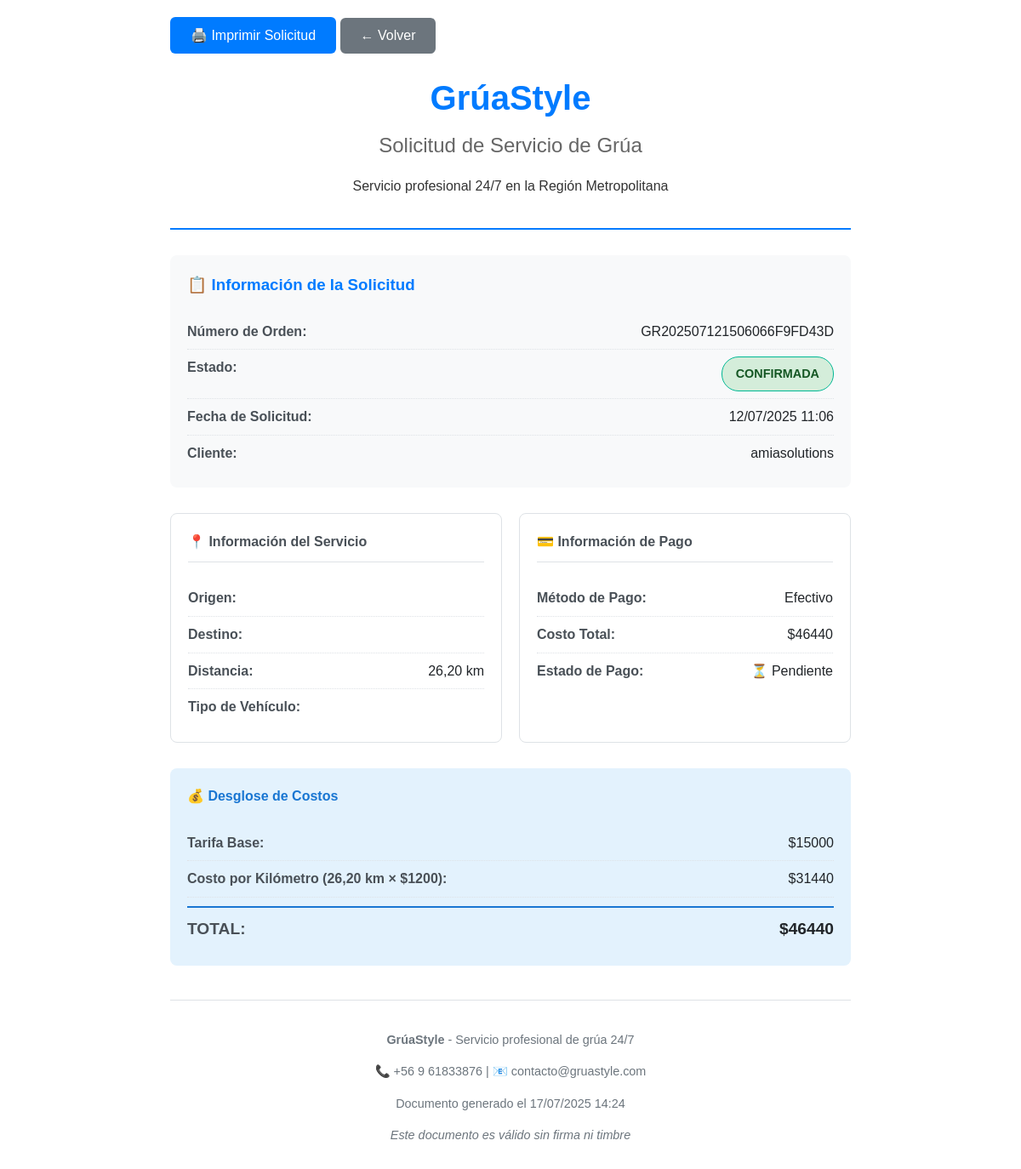
The page /imprimir/5/ (signed in) on the database its author committed.
### grua_app/models.py (models this page shows, shortened)
class SolicitudServicio(models.Model):
    ESTADO_CHOICES = [
        ('pendiente', 'Pendiente'),
        ('confirmada', 'Confirmada'),
        ('en_proceso', 'En Proceso'),
        ('completada', 'Completada'),
        ('cancelada', 'Cancelada'),
        ('pendiente_pago', 'Pendiente de Pago'),
    ]
    METODO_PAGO_CHOICES = [
        ('efectivo', 'Efectivo'),
        ('transferencia', 'Transferencia'),
        ('webpay', 'WebPay'),
    ]
    cliente = models.ForeignKey(User, on_delete=models.CASCADE)
    numero_orden = models.CharField(max_length=20, unique=True, blank=True)
    direccion_origen = models.CharField(max_length=255)
    direccion_destino = models.CharField(max_length=255)
    fecha_servicio = models.DateTimeField()
    descripcion_problema = models.TextField()
    distancia_km = models.DecimalField(
        max_digits=6, decimal_places=2, null=True, blank=True)
    estado = models.CharField(
        max_length=20, choices=ESTADO_CHOICES, default='pendiente')
    fecha_solicitud = models.DateTimeField(auto_now_add=True)
    fecha_actualizacion = models.DateTimeField(auto_now=True)
    metodo_pago = models.CharField(
        max_length=20, choices=METODO_PAGO_CHOICES, null=True, blank=True)
    costo_total = models.DecimalField(
        max_digits=10, decimal_places=2, null=True, blank=True)
    pagado = models.BooleanField(default=False)
    webpay_token = models.CharField(max_length=100, null=True, blank=True)
    webpay_buy_order = models.CharField(max_length=50, null=True, blank=True)
    webpay_authorization_code = models.CharField(
        max_length=50, null=True, blank=True)
    tipo_vehiculo = models.CharField(max_length=50, null=True, blank=True)
    marca_vehiculo = models.CharField(max_length=50, null=True, blank=True)
    modelo_vehiculo = models.CharField(max_length=50, null=True, blank=True)
    placa_vehiculo = models.CharField(max_length=20, null=True, blank=True)
    class Meta:
        verbose_name = 'Solicitud de Servicio'
        verbose_name_plural = 'Solicitudes de Servicio'
        ordering = ['-fecha_solicitud']

### grua_app/views.py (the view)
@login_required
def imprimir_solicitud(request, solicitud_id):
    try:
        from .models import Cliente
        cliente = Cliente.objects.get(user=request.user)
        solicitud = get_object_or_404(SolicitudServicio, id=solicitud_id, cliente=cliente)
    except:
        solicitud = get_object_or_404(SolicitudServicio, id=solicitud_id)
    tarifa_base = 15000
    tarifa_por_km = 1200
    tarifa_minima = 20000
    if solicitud.distancia_km:
        costo_km = float(solicitud.distancia_km) * tarifa_por_km
        total = max(tarifa_base + costo_km, tarifa_minima)
    else:
        costo_km = 0
        total = tarifa_minima
    context = {
        'solicitud': solicitud,
        'tarifa_base': tarifa_base,
        'tarifa_por_km': tarifa_por_km,
        'costo_km': costo_km,
        'total': total,
        'fecha_generacion': timezone.now(),
    }
    return render(request, 'grua_app/imprimir_solicitud.html', context)

### grua_app/models.py (called while the page is built)
    def __str__(self):
        return f"{self.user.username} - {self.telefono}"

### templates/grua_app/imprimir_solicitud.html (shortened to what this page needs)
<!DOCTYPE html>
<html lang="es">
<head>
</head>
<body>
    <div class="no-print">
        <button class="print-btn" onclick="window.print()">
            🖨️ Imprimir Solicitud
        </button>
        <button class="print-btn" onclick="window.close()" style="background: #6c757d;">
            ← Volver
        </button>
    </div>
    <div class="header">
        <h1>GrúaStyle</h1>
        <h2>Solicitud de Servicio de Grúa</h2>
        <p>Servicio profesional 24/7 en la Región Metropolitana</p>
    </div>
    <div class="order-info">
        <h3>📋 Información de la Solicitud</h3>
        <div class="info-row">
            <span class="label">Número de Orden:</span>
            <span class="value">{{ solicitud.numero_orden }}</span>
        </div>
        <div class="info-row">
            <span class="label">Estado:</span>
            <span class="status-badge status-{{ solicitud.estado }}">{{ solicitud.get_estado_display }}</span>
        </div>
        <div class="info-row">
            <span class="label">Fecha de Solicitud:</span>
            <span class="value">{{ solicitud.fecha_solicitud|date:"d/m/Y H:i" }}</span>
        </div>
        <div class="info-row">
            <span class="label">Cliente:</span>
            <span class="value">{{ solicitud.cliente.get_full_name|default:solicitud.cliente.username }}</span>
        </div>
    </div>
    <div class="info-grid">
        <div class="info-section">
            <h4>📍 Información del Servicio</h4>
            <div class="info-row">
                <span class="label">Origen:</span>
            </div>
            <div class="info-row">
                <span class="label">Destino:</span>
            </div>
            {% if solicitud.distancia_km %}
            <div class="info-row">
                <span class="label">Distancia:</span>
                <span class="value">{{ solicitud.distancia_km }} km</span>
            </div>
            {% endif %}
            <div class="info-row">
                <span class="label">Tipo de Vehículo:</span>
            </div>
        </div>
        <div class="info-section">
            <h4>💳 Información de Pago</h4>
            {% if solicitud.metodo_pago %}
            <div class="info-row">
                <span class="label">Método de Pago:</span>
                <span class="value">{{ solicitud.get_metodo_pago_display }}</span>
            </div>
            {% endif %}
            {% if solicitud.costo_total %}
            <div class="info-row">
                <span class="label">Costo Total:</span>
                <span class="value">${{ solicitud.costo_total|floatformat:0 }}</span>
            </div>
            {% endif %}
            <div class="info-row">
                <span class="label">Estado de Pago:</span>
                <span class="value">{% if solicitud.pagado %}✅ Pagado{% else %}⏳ Pendiente{% endif %}</span>
            </div>
        </div>
    </div>
    <div class="cost-summary">
        <h4>💰 Desglose de Costos</h4>
        <div class="info-row">
            <span class="label">Tarifa Base:</span>
            <span class="value">${{ tarifa_base|floatformat:0 }}</span>
        </div>
        {% if solicitud.distancia_km %}
        <div class="info-row">
            <span class="label">Costo por Kilómetro ({{ solicitud.distancia_km }} km × ${{ tarifa_por_km|floatformat:0 }}):</span>
            <span class="value">${{ costo_km|floatformat:0 }}</span>
        </div>
        {% endif %}
        <div class="info-row total-row">
            <span class="label">TOTAL:</span>
            <span class="value">${{ total|floatformat:0 }}</span>
        </div>
    </div>
    <div class="footer">
        <p><strong>GrúaStyle</strong> - Servicio profesional de grúa 24/7</p>
        <p>📞 +56 9 61833876 | 📧 contacto@gruastyle.com</p>
        <p>Documento generado el {{ fecha_generacion|date:"d/m/Y H:i" }}</p>
        <p><em>Este documento es válido sin firma ni timbre</em></p>
    </div>
</body>
</html>

### templates/grua_app/imprimir_solicitud.html (style rules this page uses)
body { font-family: Arial, sans-serif; line-height: 1.6; color: #333; max-width: 800px; margin: 0 auto; padding: 20px; }
.header { text-align: center; border-bottom: 2px solid #007bff; padding-bottom: 20px; margin-bottom: 30px; }
.header h1 { color: #007bff; margin: 0; font-size: 2.5em; }
.header h2 { color: #666; margin: 5px 0; font-weight: normal; }
.order-info { background: #f8f9fa; padding: 20px; border-radius: 8px; margin-bottom: 30px; }
.order-info h3 { margin-top: 0; color: #007bff; }
.info-grid { display: grid; grid-template-columns: 1fr 1fr; gap: 20px; margin-bottom: 30px; }
.info-section { background: white; padding: 20px; border: 1px solid #dee2e6; border-radius: 8px; }
.info-section h4 { margin-top: 0; color: #495057; border-bottom: 1px solid #dee2e6; padding-bottom: 10px; }
.info-row { display: flex; justify-content: space-between; padding: 8px 0; border-bottom: 1px dotted #dee2e6; }
.info-row:last-child { border-bottom: none; }
.label { font-weight: bold; color: #495057; }
.value { color: #212529; }
.cost-summary { background: #e3f2fd; padding: 20px; border-radius: 8px; margin-bottom: 30px; }
.cost-summary h4 { margin-top: 0; color: #1976d2; }
.total-row { font-size: 1.2em; font-weight: bold; color: #1976d2; border-top: 2px solid #1976d2; padding-top: 10px; margin-top: 10px; }
.status-badge { display: inline-block; padding: 8px 16px; border-radius: 20px; font-weight: bold; text-transform: uppercase; font-size: 0.9em; }
.status-confirmada { background: #d4edda; color: #155724; border: 1px solid #00b894; }
.footer { text-align: center; margin-top: 40px; padding-top: 20px; border-top: 1px solid #dee2e6; color: #6c757d; font-size: 0.9em; }
.print-btn { background: #007bff; color: white; padding: 12px 24px; border: none; border-radius: 6px; cursor: pointer; font-size: 1em; margin-bottom: 20px; }

### rows shown on the page
SolicitudServicio: numero_orden "GR202507121506066F9FD43D", estado "CONFIRMADA", fecha_solicitud "12/07/2025 11:06", cliente.get_full_name "amiasolutions", distancia_km "26,20", metodo_pago "Efectivo", costo_total "46440"

### other values the page prints
{{ tarifa_base|floatformat:0 }} "15000"
{{ tarifa_por_km|floatformat:0 }} "1200"
{{ costo_km|floatformat:0 }} "31440"
{{ total|floatformat:0 }} "46440"
